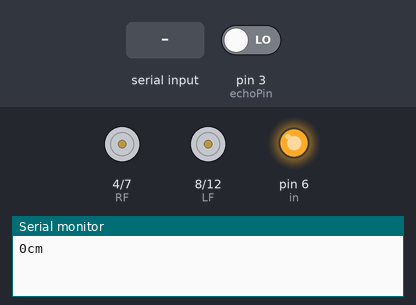
A sketch run on a simulated Arduino Uno, built with avr-gcc and run on an emulated ATmega328P. Parts: motor-driver pin pairs drawn as motors (green arrow = first pin HIGH = forward, orange = second pin HIGH = backward, longer = more drive), output pins drawn as LEDs (lit = HIGH), the last lines printed to the serial monitor. The inputs (shaded band) are chosen by the test bench; at power-on: pin 3 (echoPin) LOW. Pins used as bus, display or sensor lines are not drawn.

Above: at 1.2 s.
1.3 s: "1" received over Serial
At 2.7 s:
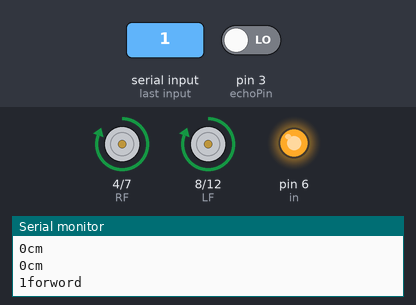
3.5 s: "2" received over Serial
At 5.0 s:
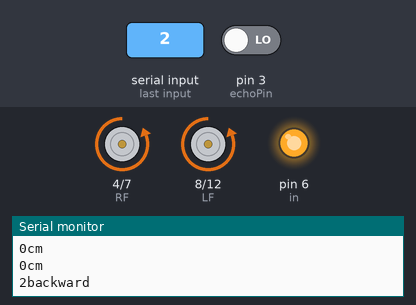
5.5 s: "4" received over Serial
At 7.2 s:
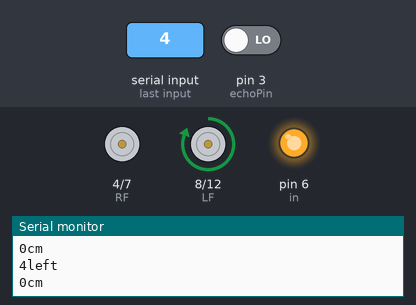
7.5 s: "3" received over Serial
At 8.4 s:
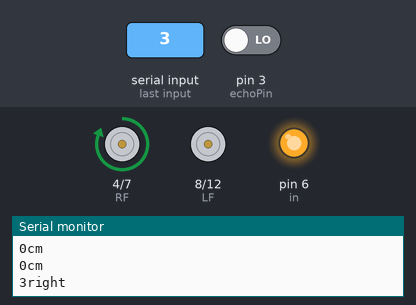
9.5 s: "6" received over Serial
At 10.6 s:
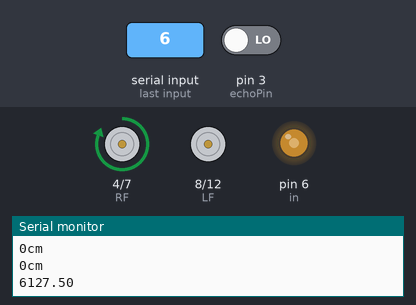
11.6 s: "5" received over Serial
At 12.9 s:
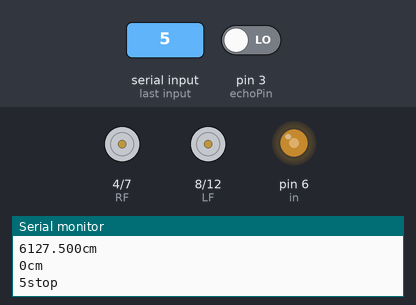
Timing chart, 0 to 14.6 s (numbered marks = the images above; inputs shaded):
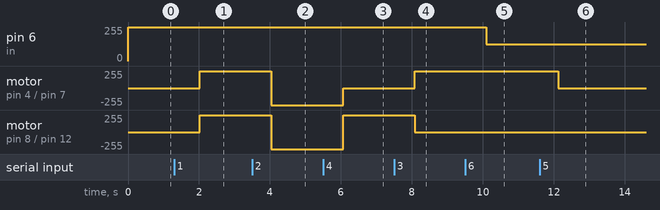

The sketch:

RC_car.ino
```cpp
//our L298N control pins
const int LeftMotorForward = 8;
const int LeftMotorBackward = 12;
const int RightMotorForward = 4;
const int RightMotorBackward = 7;
 int getDistance ;
#define RF 4 //right forward
#define RB 7 // right backward
#define LF 8  //left forward
#define LB 12 //left backward
char x ;
byte de=11,in=6;
float k=255;
const int trigPin = 2 ;
const int echoPin = 3 ;

  void forward(){
  digitalWrite(RF, HIGH);
  digitalWrite(RB, LOW);
  digitalWrite(LF, HIGH);
  digitalWrite(LB, LOW);
  Serial.println("forword");
  }

void backward(){
  digitalWrite(RF, LOW);
  digitalWrite(RB, HIGH);
  digitalWrite(LF, LOW);
  digitalWrite(LB, HIGH);
  Serial.println("backward");
  }

void right(){
  digitalWrite(RF, HIGH);
  digitalWrite(RB, LOW);
  digitalWrite(LF, LOW);
  digitalWrite(LB, LOW);
  Serial.println("right");
  }


void left(){
  digitalWrite(RF, LOW);
  digitalWrite(RB, LOW);
  digitalWrite(LF, HIGH);
  digitalWrite(LB, LOW);
  Serial.println("left");
  }
void stop_motor(){
  digitalWrite(RF, LOW);
  digitalWrite(RB, LOW);
  digitalWrite(LF, LOW);
  digitalWrite(LB, LOW);
  Serial.println("stop");
  }
  void setup() {
    pinMode(RF , OUTPUT);
  pinMode(RB , OUTPUT);
  pinMode(LF , OUTPUT);
  pinMode(LB , OUTPUT);
   pinMode(de , OUTPUT);
  pinMode(in , OUTPUT);
  analogWrite(de,255);
  analogWrite(in,255);
   pinMode(trigPin, OUTPUT);
  pinMode(echoPin, INPUT);
   Serial.begin(9600);

  // put your setup code here, to run once:

}

void loop() {

  /*digitalWrite(trigPin,LOW);
  delayMicroseconds(2);
  digitalWrite(trigPin,HIGH);
  delayMicroseconds(10);
    digitalWrite(trigPin,LOW);
     long duration = pulseIn(echoPin,HIGH);*/

 int duration, distance;    //Adding duration and distance

  digitalWrite(trigPin, HIGH); //triggering the wave(like blinking an LED)
  delay(10);
  digitalWrite(trigPin, LOW);

  duration = pulseIn(echoPin, HIGH); //a special function for listening and waiting for the wave
  distance = (duration/2) / 29.1; //transforming the number to cm(if you want inches, you have to change the 29.1 with a suitable number

  Serial.print(distance);    //printing the numbers
  Serial.print("cm");       //and the unit
  Serial.println(" ");      //just printing to a new line

  if(distance == 100)
  {
    stop_motor();
    delay(5000);

    }

  //IF YOU WANT THE PORGRAM SPITTING OUT INFORMATION SLOWER, JUST UNCOMMENT(DELETE THE 2 //) THE NEXT LINE AND CHANGE THE NUMBER
  //delay(500);

  if (Serial.available()){
    x = Serial.read() ;
      Serial.print(x);

    if (x=='1'){
      forward();
    }else if(x=='2'){
      backward();
    }else if (x == '4'){
      left();
    }else if (x=='3'){
      right();
    }else if ( x=='5'){
    stop_motor();
    }
     else if(x=='6'&&k==255){
      analogWrite(in,127.5);
      analogWrite(de,127.5);
      k=127.5;
      Serial.print(k);
    }
     else if(x=='6'&&k==127.5){
      analogWrite(in,63.75);
      analogWrite(de,63.75);
     k=63.75;
     Serial.print(k);
    }
     else if(x=='6'&&k==63.75){
      analogWrite(in,31.875);
      analogWrite(de,31.875);
     k=31.875;
     Serial.print(k);
    }
    else if(x=='7'&&k==31.875){
      analogWrite(in,63.75);
      analogWrite(de,63.75);
      k=63.75;
      Serial.print(k);}
    else if(x=='7'&&k==63.75){
      analogWrite(in,127.5);
      analogWrite(de,127.5);
      k=127.5;
      Serial.print(k);
    }
    else if(x=='7'&&k==127.5){
      analogWrite(in,255);
      analogWrite(de,255);
      k=255;
      Serial.print(k);
      }

      }

      }

  // put your main code here, to run repeatedly:
```

Measured:
- after the input at 1.3 s, motor on pin 4 (RF) / pin 7 (RB), motor on pin 8 (LF) / pin 12 (LB): stopped → forward 255/255 after 0.72 s
- after the input at 3.5 s, motor on pin 4 (RF) / pin 7 (RB), motor on pin 8 (LF) / pin 12 (LB): forward 255/255 → backward 255/255 after 0.54 s
- after the input at 5.5 s, motor on pin 4 (RF) / pin 7 (RB): backward 255/255 → stopped after 0.56 s; motor on pin 8 (LF) / pin 12 (LB): backward 255/255 → forward 255/255 after 0.56 s
- after the input at 7.5 s, motor on pin 4 (RF) / pin 7 (RB): stopped → forward 255/255 after 0.58 s; motor on pin 8 (LF) / pin 12 (LB): forward 255/255 → stopped after 0.58 s
- after the input at 9.5 s, pin 6 (in): 255/255 → 127/255 after 0.60 s
- after the input at 11.6 s, motor on pin 4 (RF) / pin 7 (RB): forward 255/255 → stopped after 0.52 s
